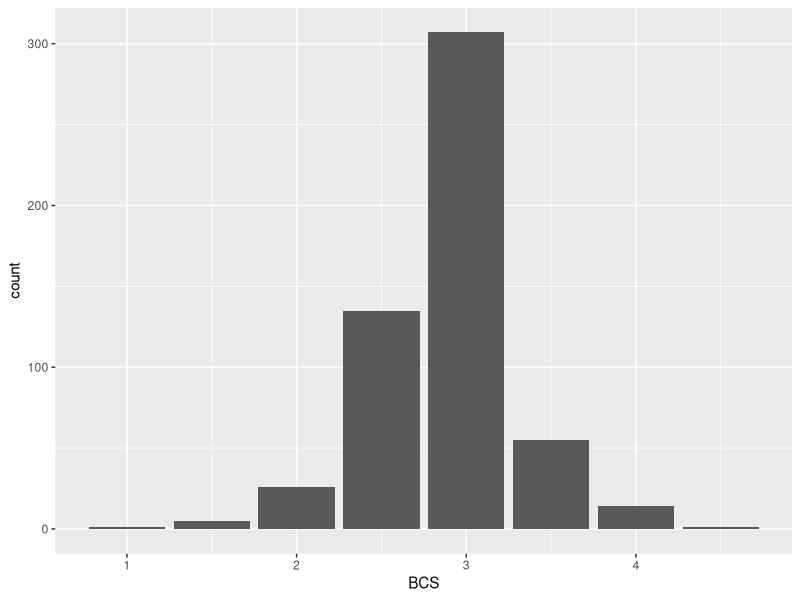
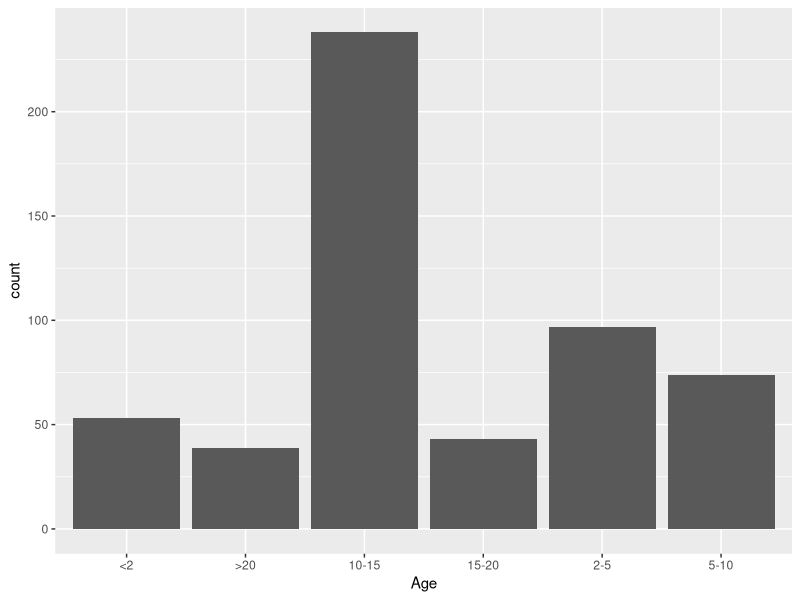
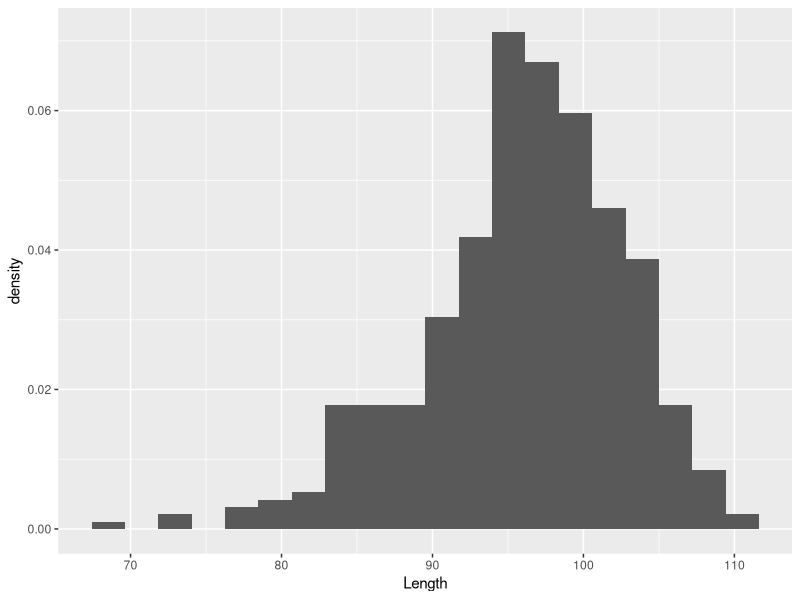
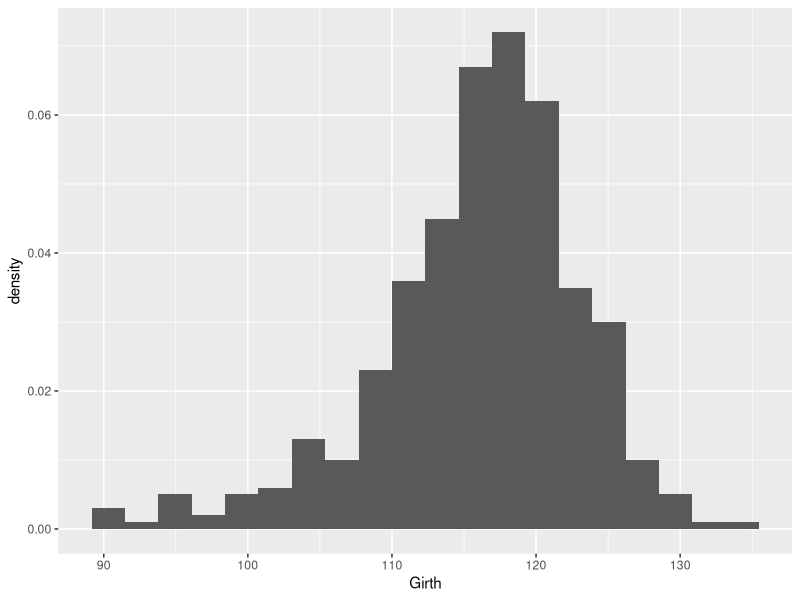
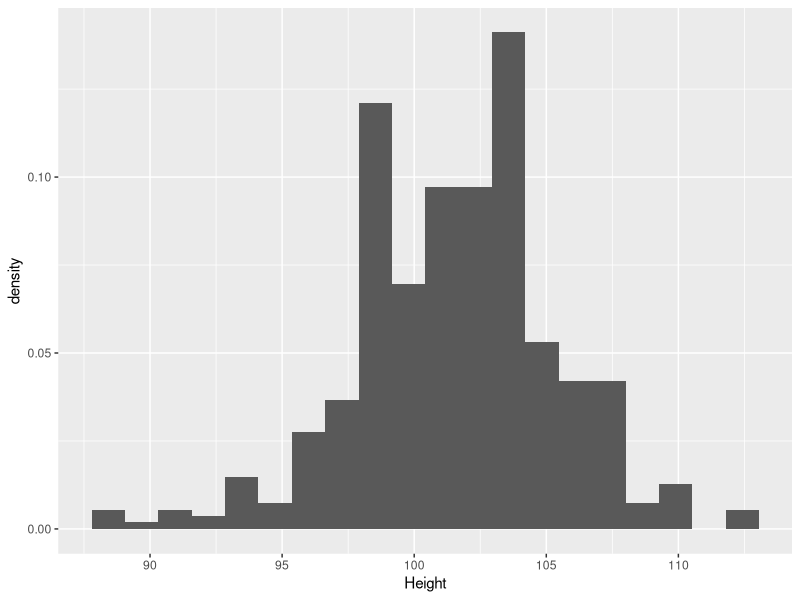
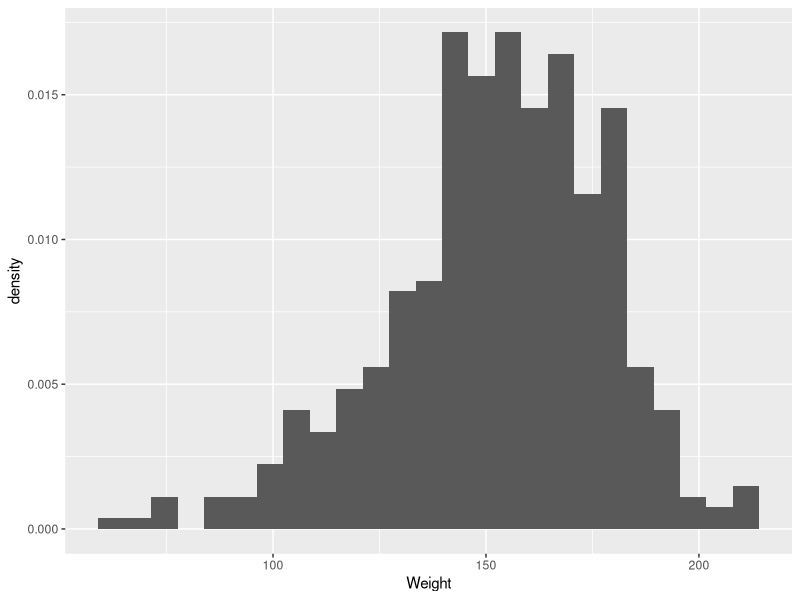
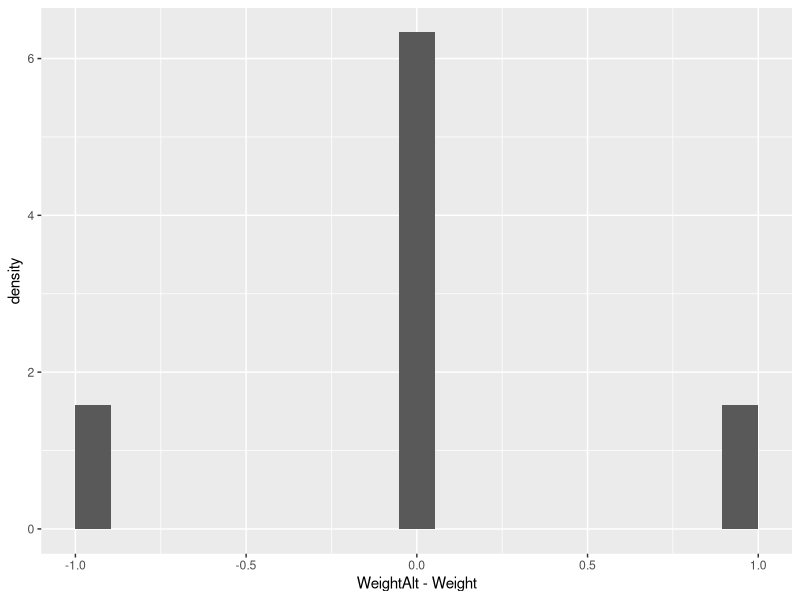
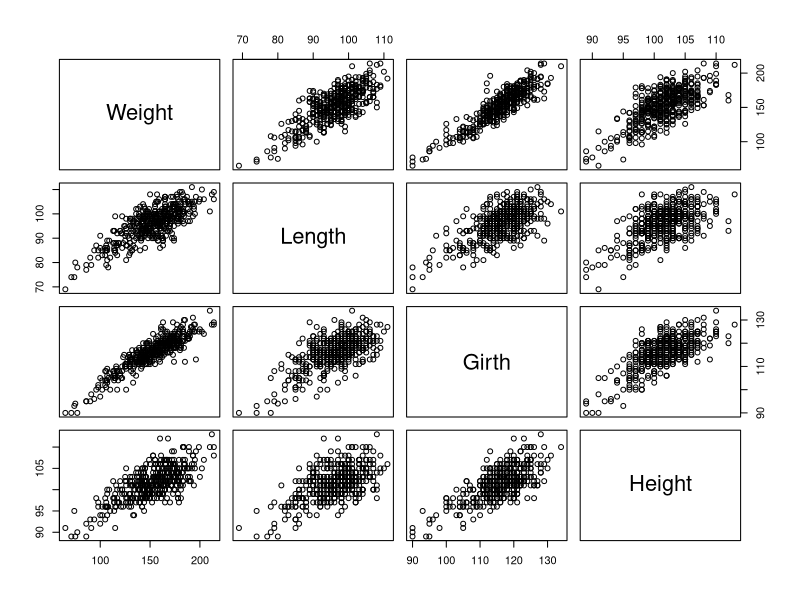

Generate these figures, in order, with R:
## ---- chunk 1
library(tidyr)
library(dplyr)
library(ggplot2)
library(readr)
## ---- chunk 2
donkeys = read_delim("../data/donkeys.csv", delim = ",")

summary(donkeys)
## ---- chunk 3
dim(donkeys)
## ---- chunk 4
names(donkeys)
## ---- chunk 5
summary(donkeys)
## ---- chunk 6
count(donkeys, BCS)
## ---- chunk 7
ggplot(donkeys, aes(x = BCS)) + 
  geom_bar()
## ---- chunk 8
count(donkeys, Age)
## ---- chunk 9
ggplot(donkeys, aes(x = Age)) + 
  geom_bar()

## ---- chunk 10
count(donkeys, Sex)
## ---- chunk 11
summary(donkeys)
## ---- chunk 12
filter(donkeys, Length < 50)
## ---- chunk 13
donkeys = filter(donkeys, BCS > 1 & BCS < 4.5 & Length > 50)
## ---- chunk 14
n = nrow(donkeys)
set.seed(1234321)

testIndex = sort(sample(n, size = ceiling(0.2*n))) 

donkeyTest = slice(donkeys, testIndex)
donkeyTrain = slice(donkeys, -testIndex)
donkeys = donkeyTrain
## ---- chunk 15
ggplot(donkeys, aes(x = Length, y = ..density..)) + 
  geom_histogram(bins= 20)
ggplot(donkeys, aes(x = Girth, y = ..density..)) + 
  geom_histogram(bins= 20)
ggplot(donkeys, aes(x = Height, y = ..density..)) + 
  geom_histogram(bins= 20)
## ---- chunk 16
summary(donkeys$Weight)
## ---- chunk 17
ggplot(donkeys, aes(x = Weight, y = ..density..)) +
  geom_histogram(bins = 25)
## ---- chunk 18
ggplot(donkeys, aes(x = WeightAlt - Weight, y = ..density..)) +
    geom_histogram(bins = 20) 
## ---- chunk 19
pairs(select(donkeys, Weight, Length, Girth, Height))
## ---- chunk 20
cor(donkeys[, 4:7])
## ---- chunk 21
ggplot(donkeys, aes(y=Weight, x = Girth)) +
         geom_point()
## ---- chunk 22
ggplot(donkeys, aes(y=Girth, x = Length)) +
         geom_point()
## ---- chunk 23
ggplot(donkeys) + 
  geom_boxplot(aes(y = Weight, x = Sex))
## ---- chunk 24
donkeys$Gelding = donkeys$Sex == "gelding"
## ---- chunk 25
donkeys = mutate(donkeys, BCS = factor(BCS))
ggplot(donkeys) + 
  geom_boxplot(aes(y = Weight, x = BCS))

## ---- chunk 26
ggplot(donkeys) + 
  geom_boxplot(aes(y = Weight, x = Age))
## ---- chunk 27
donkeys$Age = factor(donkeys$Age, levels = c("<2", "2-5", "5-10", "10-15",    "15-20", ">20" ), ordered = TRUE)
## ---- chunk 28
ggplot(donkeys) + 
  geom_boxplot(aes(y = Weight, x = Age))
## ---- chunk 29
Age2 = as.character(donkeys$Age)
Age2[Age2 == ">20" | Age2 == "15-20" | Age2 == "10-15"] = "10+"
Age2 = factor(Age2, levels = c("<2", "2-5", "5-10", "10+"), ordered = TRUE)

donkeys$Age2 = Age2
## ---- chunk 30
lm.all = lm(Weight ~ Height + Girth + Length + Age2 + Gelding + BCS, data = donkeys)
## ---- chunk 31
summary(lm.all)
## ---- chunk 32
models = vector(length = 7, mode = "character")
vnames = c("Length", "Girth", "Height")
rname = "Weight"

models[1:3] = paste(rname, vnames, sep = " ~ ")
k = 4

for (i in 1:2){
   for(j in (i+1):3) {
   models[k] = paste(rname, 
                     paste(vnames[i], vnames[j], sep = " + "), 
                     sep = " ~ ")
   k = k + 1
   }}

models[7] = paste(rname, paste(vnames, collapse = " + "), sep = " ~ ")
models
## ---- chunk 33
MSE = sapply(models, function(x) {
  summary(lm(as.formula(x), data = donkeys))$sigma^2
})
## ---- chunk 34
modelShort = factor(
  c("L", "G", "H", "L + G", "L + H", "G + H", "L + G + H"), 
  levels = c("L", "G", "H", "L + G", "L + H", "G + H", "L + G + H"),
  ordered = TRUE)
ggplot(data = data.frame(model = modelShort, MSE), 
       aes(x = model, y = MSE)) +
  geom_col()
## ---- chunk 35
library(leaps)
leapsOut = regsubsets(Weight ~ Length + Girth + Height, 
                      data = donkeys, nbest = 3, nvmax = 8,
                      method = "exhaustive")
## ---- chunk 36
library(e1071)

tune(lm, Weight ~ Girth, data = donkeys)

tune(lm, Weight ~ Girth + Length, data = donkeys)

tune(lm, Weight ~ Girth + Length + Height, data = donkeys)

## ---- chunk 37
tune(lm, Weight ~ Girth + Length, data = donkeys)
tune(lm, Weight ~ Girth + Length + Gelding, data = donkeys)
tune(lm, Weight ~ Girth + Length + Age2, data = donkeys)
tune(lm, Weight ~ Girth + Length + BCS, data = donkeys)
tune(lm, Weight ~ Girth + Length + BCS + Age2, data = donkeys)
## ---- chunk 38
Age2 = donkeyTest$Age
Age2[Age2 == ">20" | Age2 == "15-20" | Age2 == "10-15"] = "10+"
Age2 = factor(Age2, levels = c("<2", "2-5", "5-10", "10+"), ordered = TRUE)

test_transform = mutate(donkeyTest, BCS = factor(BCS), Age2 = Age2)
## ---- chunk 39
lm.train = lm(Weight ~ Girth + Length + BCS + Age2, data = donkeys)
## ---- chunk 40
test_preds = predict(lm.train, test_transform)
## ---- chunk 41
ggplot(data = data.frame(test_transform, Prediction = test_preds)) +
  geom_point(aes(x = Weight, y = Prediction)) +
  geom_abline(slope = 0.9, intercept = 0, col = "blue")  +
  geom_abline(slope = 1.1, intercept = 0, col = "blue")  +
  geom_abline(slope = 1, intercept = 0, col = "blue") 
